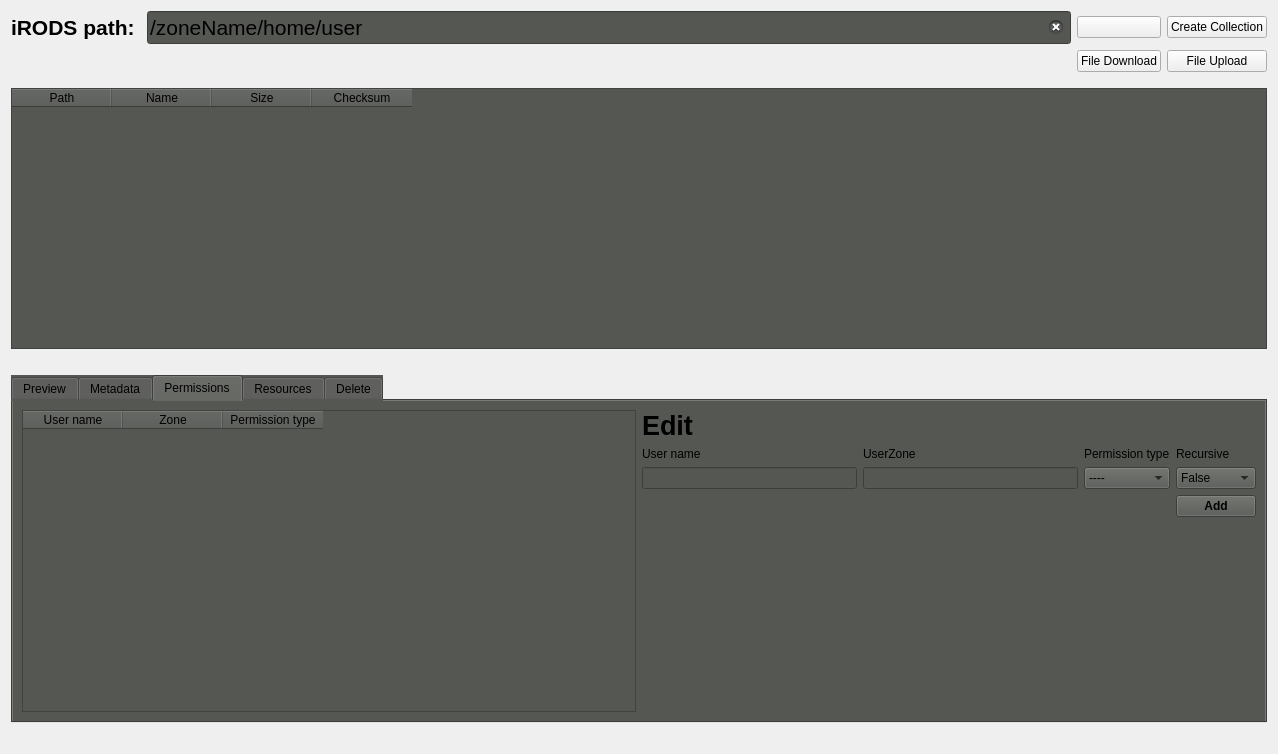
<?xml version="1.0" encoding="UTF-8"?>
<ui version="4.0">
 <class>Form</class>
 <widget class="QWidget" name="Form">
  <property name="geometry">
   <rect>
    <x>0</x>
    <y>0</y>
    <width>1278</width>
    <height>754</height>
   </rect>
  </property>
  <property name="windowTitle">
   <string>Form</string>
  </property>
  <layout class="QVBoxLayout" name="verticalLayout">
   <item>
    <layout class="QGridLayout" name="gridLayout">
     <item row="0" column="1">
      <widget class="QLineEdit" name="inputPath">
       <property name="font">
        <font>
         <pointsize>16</pointsize>
        </font>
       </property>
       <property name="styleSheet">
        <string notr="true">background-color: rgb(85, 87, 83);</string>
       </property>
       <property name="text">
        <string>/zoneName/home/user</string>
       </property>
       <property name="echoMode">
        <enum>QLineEdit::Normal</enum>
       </property>
       <property name="placeholderText">
        <string/>
       </property>
       <property name="clearButtonEnabled">
        <bool>true</bool>
       </property>
      </widget>
     </item>
     <item row="0" column="5">
      <widget class="QPushButton" name="createCollButton">
       <property name="text">
        <string>Create Collection</string>
       </property>
      </widget>
     </item>
     <item row="0" column="0">
      <widget class="QLabel" name="label_2">
       <property name="font">
        <font>
         <pointsize>16</pointsize>
         <weight>75</weight>
         <bold>true</bold>
        </font>
       </property>
       <property name="text">
        <string>iRODS path: </string>
       </property>
      </widget>
     </item>
     <item row="0" column="2">
      <widget class="QPushButton" name="homeButton">
       <property name="text">
        <string/>
       </property>
       <property name="icon">
        <iconset>
         <normaloff>../icons/home.png</normaloff>../icons/home.png</iconset>
       </property>
      </widget>
     </item>
     <item row="1" column="5">
      <widget class="QPushButton" name="UploadButton">
       <property name="text">
        <string>File Upload</string>
       </property>
      </widget>
     </item>
     <item row="1" column="2">
      <widget class="QPushButton" name="DownloadButton">
       <property name="text">
        <string>File Download</string>
       </property>
      </widget>
     </item>
    </layout>
   </item>
   <item>
    <spacer name="verticalSpacer_13">
     <property name="orientation">
      <enum>Qt::Vertical</enum>
     </property>
     <property name="sizeType">
      <enum>QSizePolicy::Minimum</enum>
     </property>
     <property name="sizeHint" stdset="0">
      <size>
       <width>20</width>
       <height>10</height>
      </size>
     </property>
    </spacer>
   </item>
   <item>
    <widget class="QTableWidget" name="collTable">
     <property name="minimumSize">
      <size>
       <width>0</width>
       <height>250</height>
      </size>
     </property>
     <property name="styleSheet">
      <string notr="true">background-color: rgb(85, 87, 83);
selection-background-color: rgb(58, 152, 112);</string>
     </property>
     <property name="sizeAdjustPolicy">
      <enum>QAbstractScrollArea::AdjustToContents</enum>
     </property>
     <property name="editTriggers">
      <set>QAbstractItemView::NoEditTriggers</set>
     </property>
     <property name="alternatingRowColors">
      <bool>false</bool>
     </property>
     <property name="selectionMode">
      <enum>QAbstractItemView::SingleSelection</enum>
     </property>
     <property name="selectionBehavior">
      <enum>QAbstractItemView::SelectRows</enum>
     </property>
     <column>
      <property name="text">
       <string notr="true">Path</string>
      </property>
      <property name="toolTip">
       <string notr="true"/>
      </property>
      <property name="whatsThis">
       <string notr="true"/>
      </property>
     </column>
     <column>
      <property name="text">
       <string>Name</string>
      </property>
     </column>
     <column>
      <property name="text">
       <string>Size</string>
      </property>
     </column>
     <column>
      <property name="text">
       <string>Checksum</string>
      </property>
     </column>
    </widget>
   </item>
   <item>
    <spacer name="verticalSpacer_12">
     <property name="orientation">
      <enum>Qt::Vertical</enum>
     </property>
     <property name="sizeType">
      <enum>QSizePolicy::Minimum</enum>
     </property>
     <property name="sizeHint" stdset="0">
      <size>
       <width>20</width>
       <height>20</height>
      </size>
     </property>
    </spacer>
   </item>
   <item>
    <widget class="QTabWidget" name="viewTabs">
     <property name="styleSheet">
      <string notr="true">background-color: rgb(85, 87, 83);</string>
     </property>
     <property name="currentIndex">
      <number>2</number>
     </property>
     <widget class="QWidget" name="preview">
      <property name="font">
       <font>
        <weight>50</weight>
        <bold>false</bold>
       </font>
      </property>
      <property name="autoFillBackground">
       <bool>false</bool>
      </property>
      <attribute name="title">
       <string>Preview</string>
      </attribute>
      <layout class="QVBoxLayout" name="verticalLayout_2">
       <item>
        <widget class="QTextBrowser" name="previewBrowser"/>
       </item>
      </layout>
     </widget>
     <widget class="QWidget" name="metadata">
      <attribute name="title">
       <string>Metadata</string>
      </attribute>
      <layout class="QHBoxLayout" name="horizontalLayout">
       <item>
        <widget class="QTableWidget" name="metadataTable">
         <property name="minimumSize">
          <size>
           <width>600</width>
           <height>300</height>
          </size>
         </property>
         <property name="styleSheet">
          <string notr="true">selection-background-color: rgb(58, 152, 112);</string>
         </property>
         <property name="sizeAdjustPolicy">
          <enum>QAbstractScrollArea::AdjustToContents</enum>
         </property>
         <property name="editTriggers">
          <set>QAbstractItemView::NoEditTriggers</set>
         </property>
         <property name="selectionMode">
          <enum>QAbstractItemView::SingleSelection</enum>
         </property>
         <property name="selectionBehavior">
          <enum>QAbstractItemView::SelectRows</enum>
         </property>
         <column>
          <property name="text">
           <string>Key</string>
          </property>
         </column>
         <column>
          <property name="text">
           <string>Value</string>
          </property>
         </column>
         <column>
          <property name="text">
           <string>Units</string>
          </property>
         </column>
        </widget>
       </item>
       <item>
        <layout class="QGridLayout" name="gridLayout_2">
         <item row="9" column="0">
          <spacer name="verticalSpacer">
           <property name="orientation">
            <enum>Qt::Vertical</enum>
           </property>
           <property name="sizeHint" stdset="0">
            <size>
             <width>20</width>
             <height>40</height>
            </size>
           </property>
          </spacer>
         </item>
         <item row="6" column="2">
          <widget class="QLineEdit" name="metaUnitsField"/>
         </item>
         <item row="4" column="1">
          <widget class="QLabel" name="label_6">
           <property name="text">
            <string>Value</string>
           </property>
          </widget>
         </item>
         <item row="7" column="1">
          <widget class="QPushButton" name="metaUpdateButton">
           <property name="font">
            <font>
             <weight>75</weight>
             <bold>true</bold>
            </font>
           </property>
           <property name="text">
            <string>Update</string>
           </property>
          </widget>
         </item>
         <item row="6" column="0">
          <widget class="QLineEdit" name="metaKeyField"/>
         </item>
         <item row="7" column="0">
          <widget class="QPushButton" name="metaAddButton">
           <property name="font">
            <font>
             <weight>75</weight>
             <bold>true</bold>
            </font>
           </property>
           <property name="text">
            <string>Add</string>
           </property>
          </widget>
         </item>
         <item row="0" column="0">
          <widget class="QLabel" name="label_3">
           <property name="font">
            <font>
             <pointsize>20</pointsize>
             <weight>75</weight>
             <bold>true</bold>
            </font>
           </property>
           <property name="text">
            <string>Edit</string>
           </property>
          </widget>
         </item>
         <item row="4" column="2">
          <widget class="QLabel" name="label_5">
           <property name="text">
            <string>Units</string>
           </property>
          </widget>
         </item>
         <item row="4" column="0">
          <widget class="QLabel" name="label_4">
           <property name="text">
            <string>Key</string>
           </property>
          </widget>
         </item>
         <item row="7" column="2">
          <widget class="QPushButton" name="metaDeleteButton">
           <property name="font">
            <font>
             <weight>75</weight>
             <bold>true</bold>
            </font>
           </property>
           <property name="text">
            <string>Delete</string>
           </property>
          </widget>
         </item>
         <item row="6" column="1">
          <widget class="QLineEdit" name="metaValueField"/>
         </item>
        </layout>
       </item>
      </layout>
     </widget>
     <widget class="QWidget" name="accession">
      <attribute name="title">
       <string>Permissions</string>
      </attribute>
      <layout class="QHBoxLayout" name="horizontalLayout_2">
       <item>
        <widget class="QTableWidget" name="aclTable">
         <property name="minimumSize">
          <size>
           <width>600</width>
           <height>0</height>
          </size>
         </property>
         <property name="styleSheet">
          <string notr="true">selection-background-color: rgb(58, 152, 112);</string>
         </property>
         <property name="sizeAdjustPolicy">
          <enum>QAbstractScrollArea::AdjustToContents</enum>
         </property>
         <property name="editTriggers">
          <set>QAbstractItemView::NoEditTriggers</set>
         </property>
         <property name="selectionMode">
          <enum>QAbstractItemView::SingleSelection</enum>
         </property>
         <property name="selectionBehavior">
          <enum>QAbstractItemView::SelectRows</enum>
         </property>
         <column>
          <property name="text">
           <string>User name</string>
          </property>
         </column>
         <column>
          <property name="text">
           <string>Zone</string>
          </property>
         </column>
         <column>
          <property name="text">
           <string>Permission type</string>
          </property>
         </column>
        </widget>
       </item>
       <item>
        <layout class="QGridLayout" name="gridLayout_4">
         <item row="4" column="2">
          <widget class="QLabel" name="label_10">
           <property name="text">
            <string>Permission type</string>
           </property>
          </widget>
         </item>
         <item row="7" column="3">
          <widget class="QPushButton" name="aclAddButton">
           <property name="font">
            <font>
             <weight>75</weight>
             <bold>true</bold>
            </font>
           </property>
           <property name="text">
            <string>Add</string>
           </property>
          </widget>
         </item>
         <item row="0" column="0">
          <widget class="QLabel" name="label_11">
           <property name="font">
            <font>
             <pointsize>20</pointsize>
             <weight>75</weight>
             <bold>true</bold>
            </font>
           </property>
           <property name="text">
            <string>Edit</string>
           </property>
          </widget>
         </item>
         <item row="4" column="3">
          <widget class="QLabel" name="label_7">
           <property name="text">
            <string>Recursive</string>
           </property>
          </widget>
         </item>
         <item row="6" column="2">
          <widget class="QComboBox" name="aclBox">
           <item>
            <property name="text">
             <string>----</string>
            </property>
           </item>
           <item>
            <property name="text">
             <string>null</string>
            </property>
           </item>
           <item>
            <property name="text">
             <string>read</string>
            </property>
           </item>
           <item>
            <property name="text">
             <string>write</string>
            </property>
           </item>
           <item>
            <property name="text">
             <string>own</string>
            </property>
           </item>
          </widget>
         </item>
         <item row="6" column="0">
          <widget class="QLineEdit" name="aclUserField"/>
         </item>
         <item row="4" column="0">
          <widget class="QLabel" name="label_13">
           <property name="text">
            <string>User name</string>
           </property>
          </widget>
         </item>
         <item row="6" column="3">
          <widget class="QComboBox" name="recurseBox">
           <item>
            <property name="text">
             <string>False</string>
            </property>
           </item>
           <item>
            <property name="text">
             <string>True</string>
            </property>
           </item>
          </widget>
         </item>
         <item row="8" column="0">
          <spacer name="verticalSpacer_2">
           <property name="orientation">
            <enum>Qt::Vertical</enum>
           </property>
           <property name="sizeHint" stdset="0">
            <size>
             <width>20</width>
             <height>40</height>
            </size>
           </property>
          </spacer>
         </item>
         <item row="6" column="1">
          <widget class="QLineEdit" name="aclZoneField"/>
         </item>
         <item row="4" column="1">
          <widget class="QLabel" name="label_8">
           <property name="text">
            <string>UserZone</string>
           </property>
          </widget>
         </item>
        </layout>
       </item>
      </layout>
     </widget>
     <widget class="QWidget" name="resources">
      <attribute name="title">
       <string>Resources</string>
      </attribute>
      <layout class="QHBoxLayout" name="horizontalLayout_3">
       <item>
        <widget class="QTableWidget" name="resourceTable">
         <property name="styleSheet">
          <string notr="true">selection-background-color: rgb(58, 152, 112);</string>
         </property>
         <property name="sizeAdjustPolicy">
          <enum>QAbstractScrollArea::AdjustToContents</enum>
         </property>
         <property name="editTriggers">
          <set>QAbstractItemView::NoEditTriggers</set>
         </property>
         <property name="selectionMode">
          <enum>QAbstractItemView::SingleSelection</enum>
         </property>
         <property name="selectionBehavior">
          <enum>QAbstractItemView::SelectRows</enum>
         </property>
         <column>
          <property name="text">
           <string>Resource name</string>
          </property>
         </column>
         <column>
          <property name="text">
           <string/>
          </property>
         </column>
        </widget>
       </item>
      </layout>
     </widget>
     <widget class="QWidget" name="delete_2">
      <attribute name="title">
       <string>Delete</string>
      </attribute>
      <layout class="QHBoxLayout" name="horizontalLayout_6">
       <item>
        <widget class="QTextBrowser" name="deleteSelectionBrowser"/>
       </item>
       <item>
        <layout class="QVBoxLayout" name="verticalLayout_5">
         <item>
          <widget class="QPushButton" name="loadDeleteSelectionButton">
           <property name="text">
            <string>Load</string>
           </property>
          </widget>
         </item>
         <item>
          <spacer name="verticalSpacer_15">
           <property name="orientation">
            <enum>Qt::Vertical</enum>
           </property>
           <property name="sizeType">
            <enum>QSizePolicy::Minimum</enum>
           </property>
           <property name="sizeHint" stdset="0">
            <size>
             <width>20</width>
             <height>30</height>
            </size>
           </property>
          </spacer>
         </item>
         <item>
          <widget class="QPushButton" name="dataDeleteButton">
           <property name="font">
            <font>
             <pointsize>13</pointsize>
             <weight>75</weight>
             <bold>true</bold>
            </font>
           </property>
           <property name="styleSheet">
            <string notr="true">background-color: rgb(164, 0, 0);
color: rgb(46, 52, 54);</string>
           </property>
           <property name="text">
            <string>Delete</string>
           </property>
          </widget>
         </item>
        </layout>
       </item>
      </layout>
     </widget>
    </widget>
   </item>
   <item>
    <widget class="QLabel" name="errorLabel">
     <property name="styleSheet">
      <string notr="true">color: rgb(164, 0, 0);</string>
     </property>
     <property name="text">
      <string/>
     </property>
    </widget>
   </item>
  </layout>
 </widget>
 <resources/>
 <connections/>
</ui>
